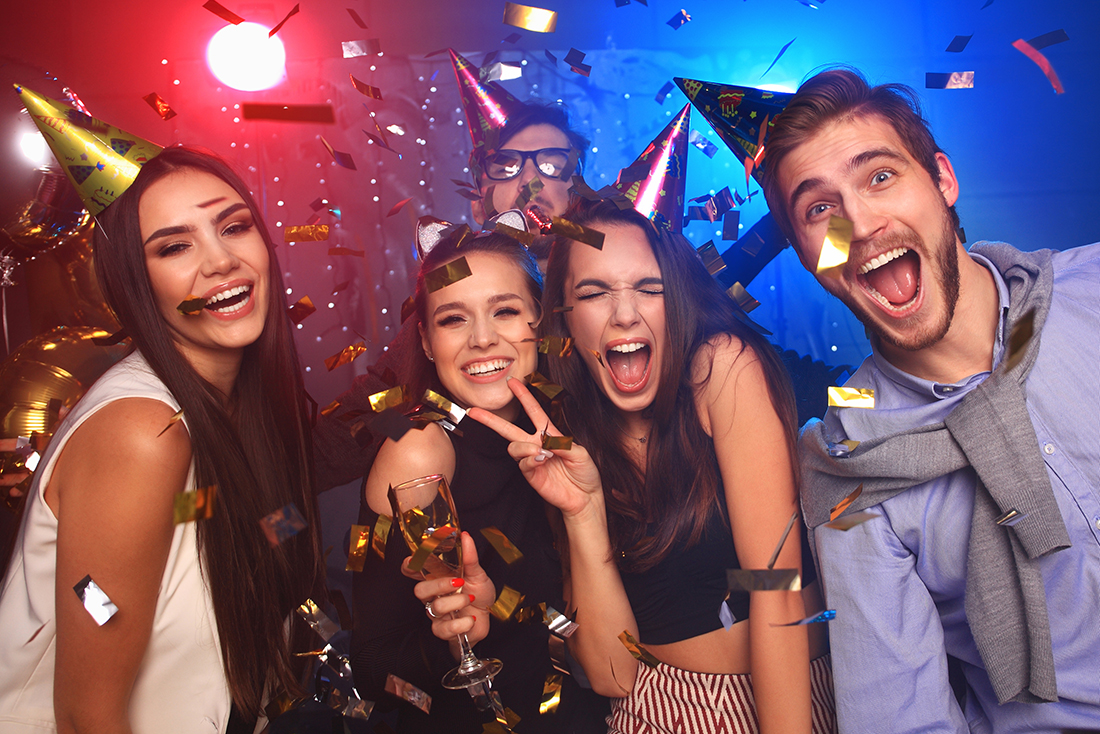
#> input picture experiments/v0_prototype/data/sample-1.jpg, 1100 x 734 px
$ jupyter execute detect-faces.ipynb   (shell and % lines are left out)
#> lines starting #> are read from the running program, lines starting #| are printed output that depends on the picture; after the words box and inside, x2 and y2 are one past the last pixel; in counts of white or black regions, pixels touching at a corner belong together
[cell 1]
import matplotlib.pylab as plt
import cv2

[cell 2]
face_cascade = cv2.CascadeClassifier('data/haarcascade_frontalface_default.xml')
face_cascade

[cell 3]
img = cv2.imread('data/sample-1.jpg')
#> img is the input picture: shape (734, 1100, 3); mean B, G, R 107.2, 87.5, 122.1
gray = cv2.cvtColor(img, cv2.COLOR_BGR2GRAY)
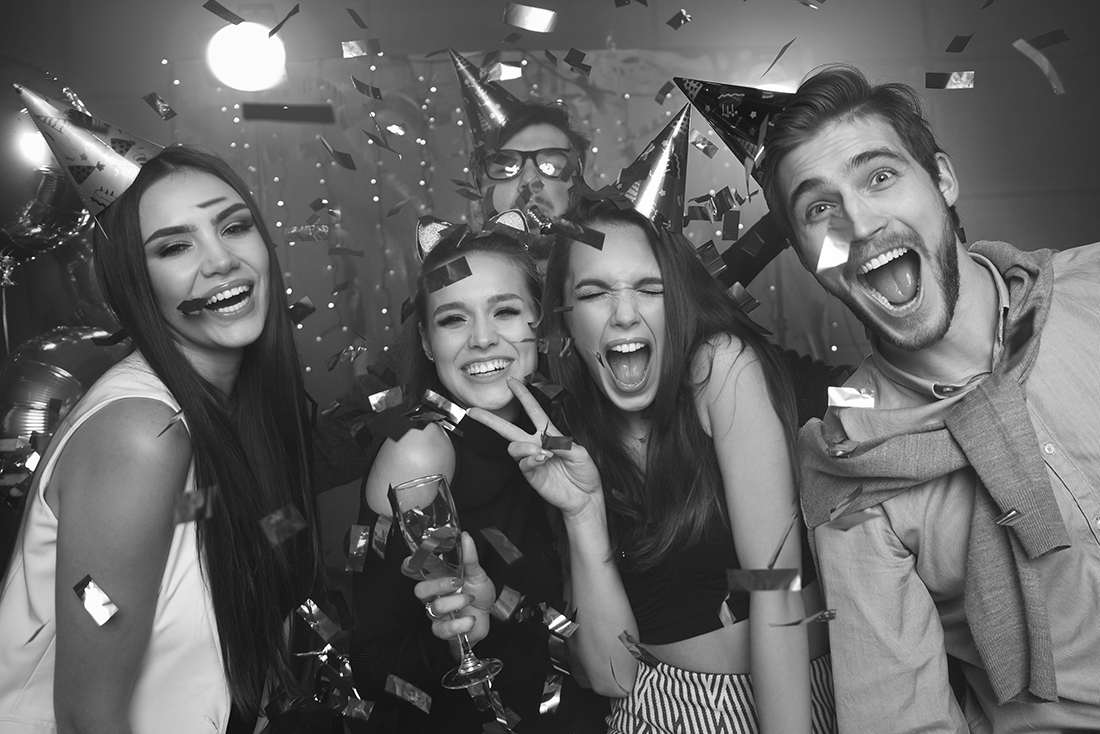
#> gray: shape (734, 1100); min 0, max 255, mean 100.1
faces = face_cascade.detectMultiScale(gray, 1.1, 4)
#> faces = [[958, 566, 57, 57], [964, 590, 63, 63], [581, 320, 93, 93], [564, 246, 119, 119], [416, 265, 130, 130], [119, 167, 177, 177]]

for (x, y, w, h) in faces:
    cv2.rectangle(img, (x, y), (x+w, y+h), (255, 0, 0), 2)
#> this loop made 6 passes
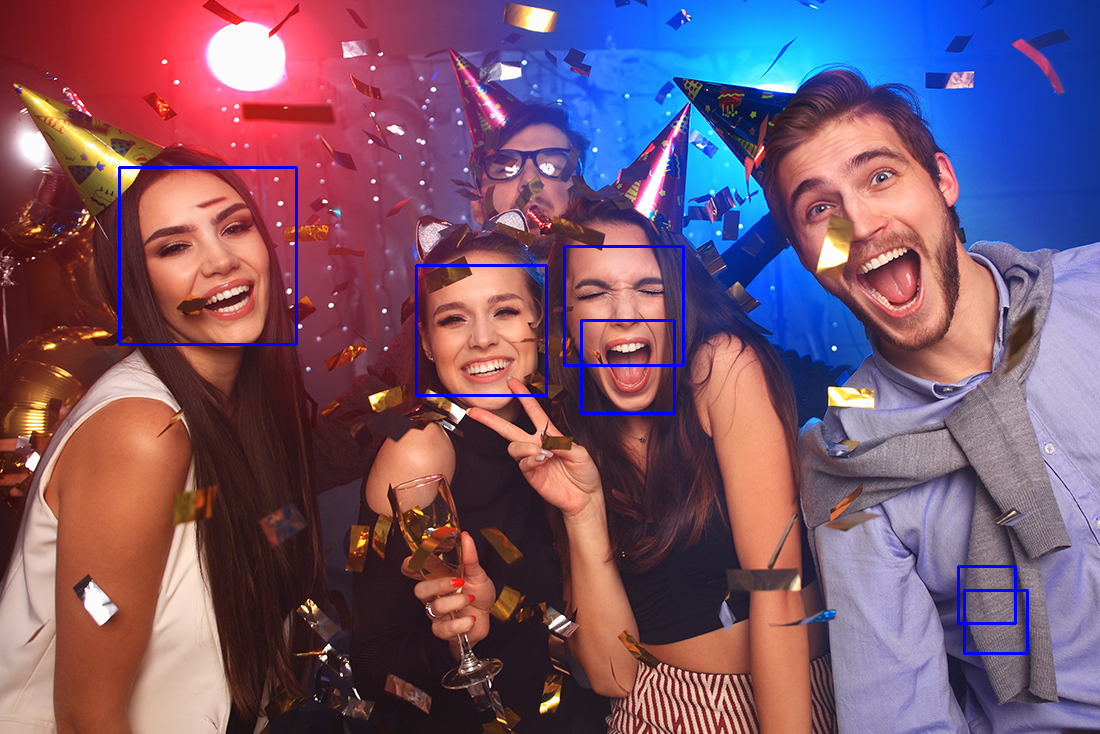
#> img: shape (734, 1100, 3); 0.94% of pixels changed, all inside (x1, y1, x2, y2) = (118, 166, 1029, 655)

plt.imshow(img)
